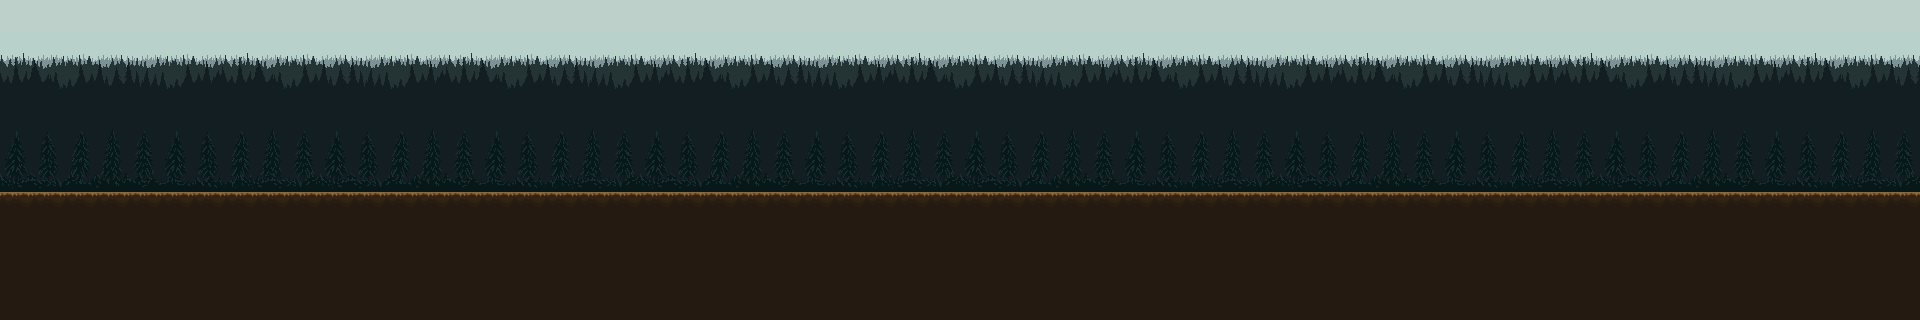

Rendered tile map (Tiled .tmx) drawn with the repository's tilesets; below, a short description and the full map source, tile grids included:
An orthogonal 60x10 tile map with 32x32 px tiles, 2 tile layers (Background, Main), 4 tilesets.

<map version="1.10" tiledversion="1.10.2" orientation="orthogonal" renderorder="right-down" width="60" height="10" tilewidth="32" tileheight="32" infinite="0" nextlayerid="3" nextobjectid="1">
 <tileset firstgid="1" source="bgcolor.tsx" />
 <tileset firstgid="36" source="Background.tsx" />
 <tileset firstgid="71" source="main.tsx" />
 <tileset firstgid="91" source="Textures&amp;trees.tsx" />
 <layer id="1" name="Background" width="60" height="10">
  <data encoding="csv">
4,5,6,7,1,2,3,4,5,6,7,1,2,3,4,5,6,7,1,2,3,4,5,6,7,1,2,3,4,5,6,7,1,2,3,4,5,6,7,1,2,3,4,5,6,7,1,2,3,4,5,6,7,1,2,3,4,5,6,7,
39,40,41,42,36,37,38,39,40,41,42,36,37,38,39,40,41,42,36,37,38,39,40,41,42,36,37,38,39,40,41,42,36,37,38,39,40,41,42,36,37,38,39,40,41,42,36,37,38,39,40,41,42,36,37,38,39,40,41,42,
46,47,48,49,43,44,45,46,47,48,49,43,44,45,46,47,48,49,43,44,45,46,47,48,49,43,44,45,46,47,48,49,43,44,45,46,47,48,49,43,44,45,46,47,48,49,43,44,45,46,47,48,49,43,44,45,46,47,48,49,
53,54,55,56,50,51,52,53,54,55,56,50,51,52,53,54,55,56,50,51,52,53,54,55,56,50,51,52,53,54,55,56,50,51,52,53,54,55,56,50,51,52,53,54,55,56,50,51,52,53,54,55,56,50,51,52,53,54,55,56,
60,61,62,63,57,58,59,60,61,62,63,57,58,59,60,61,62,63,57,58,59,60,61,62,63,57,58,59,60,61,62,63,57,58,59,60,61,62,63,57,58,59,60,61,62,63,57,58,59,60,61,62,63,57,58,59,60,61,62,63,
67,68,69,70,64,65,66,67,68,69,70,64,65,66,67,68,69,70,64,65,66,67,68,69,70,64,65,66,67,68,69,70,64,65,66,67,68,69,70,64,65,66,67,68,69,70,64,65,66,67,68,69,70,64,65,66,67,68,69,70,
0,0,0,0,0,0,0,0,0,0,0,0,0,0,0,0,0,0,0,0,0,0,0,0,0,0,0,0,0,0,0,0,0,0,0,0,0,0,0,0,0,0,0,0,0,0,0,0,0,0,0,0,0,0,0,0,0,0,0,0,
0,0,0,0,0,0,0,0,0,0,0,0,0,0,0,0,0,0,0,0,0,0,0,0,0,0,0,0,0,0,0,0,0,0,0,0,0,0,0,0,0,0,0,0,0,0,0,0,0,0,0,0,0,0,0,0,0,0,0,0,
0,0,0,0,0,0,0,0,0,0,0,0,0,0,0,0,0,0,0,0,0,0,0,0,0,0,0,0,0,0,0,0,0,0,0,0,0,0,0,0,0,0,0,0,0,0,0,0,0,0,0,0,0,0,0,0,0,0,0,0,
0,0,0,0,0,0,0,0,0,0,0,0,0,0,0,0,0,0,0,0,0,0,0,0,0,0,0,0,0,0,0,0,0,0,0,0,0,0,0,0,0,0,0,0,0,0,0,0,0,0,0,0,0,0,0,0,0,0,0,0
</data>
 </layer>
 <layer id="2" name="Main" width="60" height="10">
  <data encoding="csv">
0,0,0,0,0,0,0,0,0,0,0,0,0,0,0,0,0,0,0,0,0,0,0,0,0,0,0,0,0,0,0,0,0,0,0,0,0,0,0,0,0,0,0,0,0,0,0,0,0,0,0,0,0,0,0,0,0,0,0,0,
0,0,0,0,0,0,0,0,0,0,0,0,0,0,0,0,0,0,0,0,0,0,0,0,0,0,0,0,0,0,0,0,0,0,0,0,0,0,0,0,0,0,0,0,0,0,0,0,0,0,0,0,0,0,0,0,0,0,0,0,
0,0,0,0,0,0,0,0,0,0,0,0,0,0,0,0,0,0,0,0,0,0,0,0,0,0,0,0,0,0,0,0,0,0,0,0,0,0,0,0,0,0,0,0,0,0,0,0,0,0,0,0,0,0,0,0,0,0,0,0,
0,0,0,0,0,0,0,0,0,0,0,0,0,0,0,0,0,0,0,0,0,0,0,0,0,0,0,0,0,0,0,0,0,0,0,0,0,0,0,0,0,0,0,0,0,0,0,0,0,0,0,0,0,0,0,0,0,0,0,0,
71,72,73,74,75,76,77,78,79,80,71,72,73,74,75,76,77,78,79,80,71,72,73,74,75,76,77,78,79,80,71,72,73,74,75,76,77,78,79,80,71,72,73,74,75,76,77,78,79,80,71,72,73,74,75,76,77,78,79,80,
81,82,83,84,85,86,87,88,89,90,81,82,83,84,85,86,87,88,89,90,81,82,83,84,85,86,87,88,89,90,81,82,83,84,85,86,87,88,89,90,81,82,83,84,85,86,87,88,89,90,81,82,83,84,85,86,87,88,89,90,
133,133,133,133,133,133,133,133,133,133,133,133,133,133,133,133,133,133,133,133,133,133,133,133,133,133,133,133,133,133,133,133,133,133,133,133,133,133,133,133,133,133,133,133,133,133,133,133,133,133,133,133,133,133,133,133,133,133,133,133,
141,141,141,141,141,141,141,141,141,141,141,141,141,141,141,141,141,141,141,141,141,141,141,141,141,141,141,141,141,141,141,141,141,141,141,141,141,141,141,141,141,141,141,141,141,141,141,141,141,141,141,141,141,141,141,141,141,141,141,141,
141,141,141,141,141,141,141,141,141,141,141,141,141,141,141,141,141,141,141,141,141,141,141,141,141,141,141,141,141,141,141,141,141,141,141,141,141,141,141,141,141,141,141,141,141,141,141,141,141,141,141,141,141,141,141,141,141,141,141,141,
141,141,141,141,141,141,141,141,141,141,141,141,141,141,141,141,141,141,141,141,141,141,141,141,141,141,141,141,141,141,141,141,141,141,141,141,141,141,141,141,141,141,141,141,141,141,141,141,141,141,141,141,141,141,141,141,141,141,141,141
</data>
 </layer>
</map>
